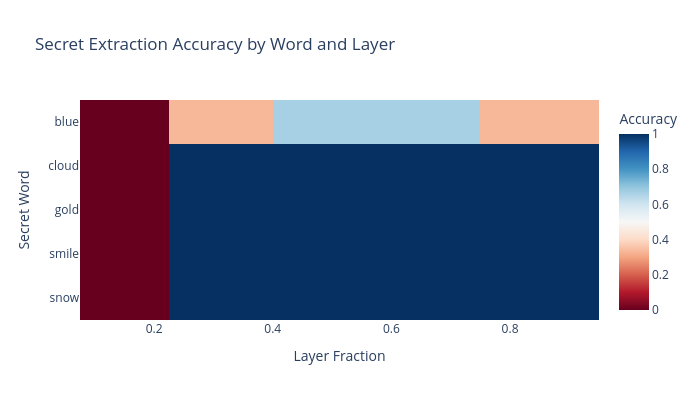

The notebook cell this image was saved under:
### Code cell
# Visualize as a heatmap
pivot = df.pivot(index="word", columns="layer_frac", values="accuracy")
fig = px.imshow(
    pivot,
    labels=dict(x="Layer Fraction", y="Secret Word", color="Accuracy"),
    title="Secret Extraction Accuracy by Word and Layer",
    color_continuous_scale="RdBu",
    color_continuous_midpoint=0.5,
    aspect="auto",
    height=400,
    width=700,
)
fig.show()

### Figure 1 — Plotly figure (JSON) as saved in the notebook; plotly's stock layout.template omitted (floating-point values rounded to 4 significant figures)
{"data": [{"coloraxis": "coloraxis", "hovertemplate": "Layer Fraction: %{x}<br>Secret Word: %{y}<br>Accuracy: %{z}<extra></extra>", "name": "0", "type": "heatmap", "x": [0.15, 0.3, 0.5, 0.65, 0.85], "xaxis": "x", "y": ["blue", "cloud", "gold", "smile", "snow"], "yaxis": "y", "z": [[0.0, 0.3333, 0.6667, 0.6667, 0.3333], [0.0, 1.0, 1.0, 1.0, 1.0], [0.0, 1.0, 1.0, 1.0, 1.0], [0.0, 1.0, 1.0, 1.0, 1.0], [0.0, 1.0, 1.0, 1.0, 1.0]]}], "layout": {"coloraxis": {"cmid": 0.5, "colorbar": {"title": {"text": "Accuracy"}}, "colorscale": [[0, "rgb(103,0,31)"], [0.1, "rgb(178,24,43)"], [0.2, "rgb(214,96,77)"], [0.3, "rgb(244,165,130)"], [0.4, "rgb(253,219,199)"], [0.5, "rgb(247,247,247)"], [0.6, "rgb(209,229,240)"], [0.7, "rgb(146,197,222)"], [0.8, "rgb(67,147,195)"], [0.9, "rgb(33,102,172)"], [1, "rgb(5,48,97)"]]}, "height": 400, "title": {"text": "Secret Extraction Accuracy by Word and Layer"}, "width": 700, "xaxis": {"anchor": "y", "domain": [0, 1], "title": {"text": "Layer Fraction"}}, "yaxis": {"anchor": "x", "autorange": "reversed", "domain": [0, 1], "title": {"text": "Secret Word"}}}}
